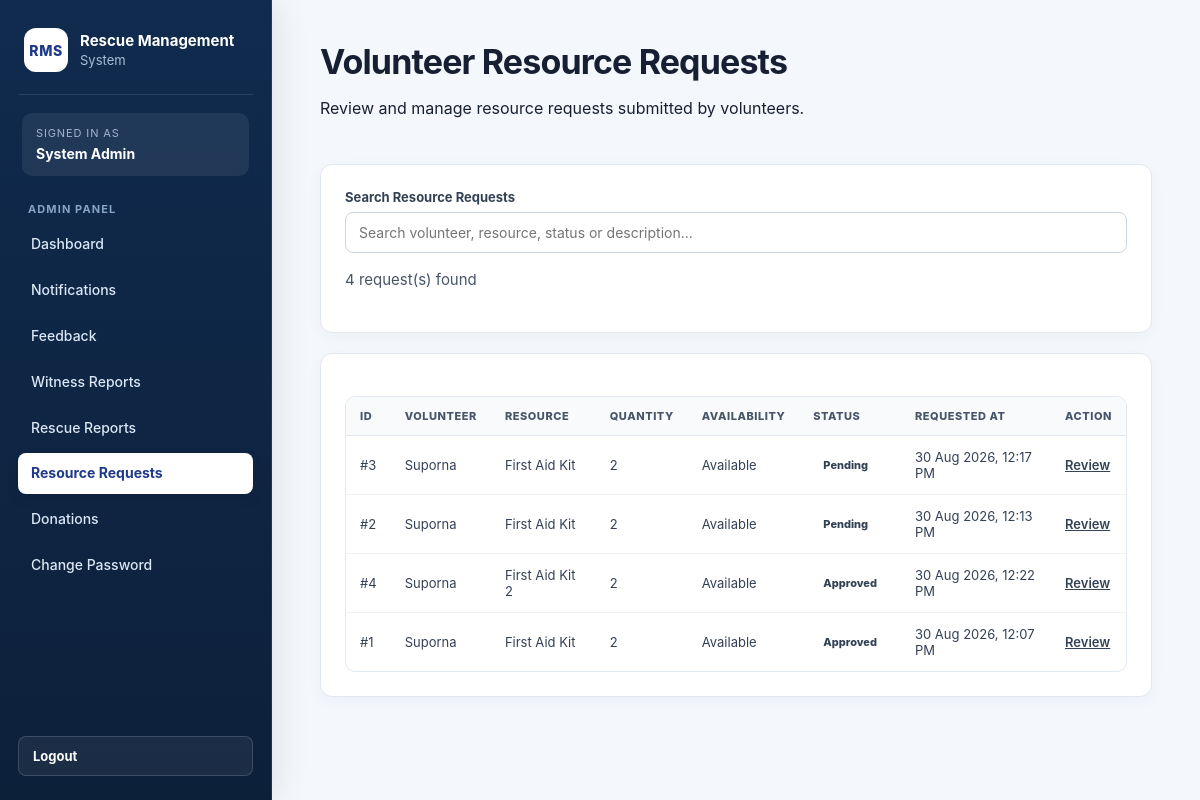
The page /index.php?page=admin-resource-requests (signed in) on the database as committed earlier.
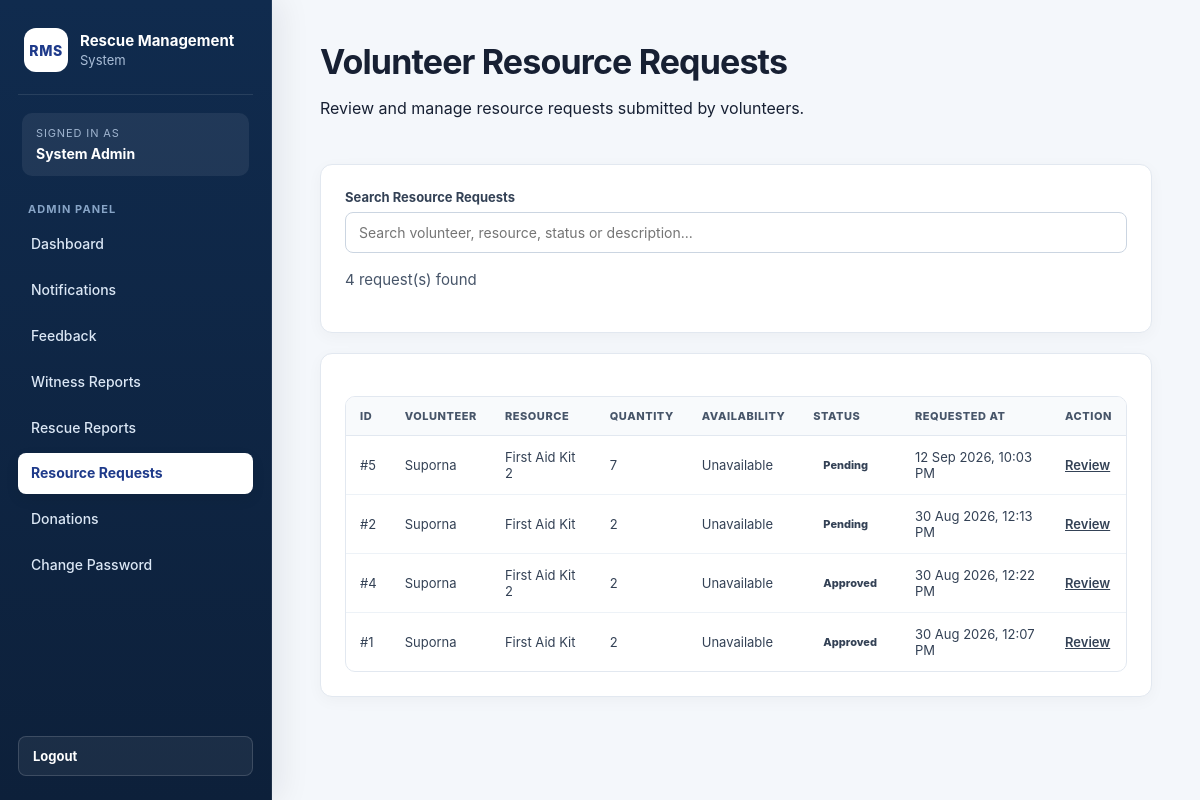
The same page on the database as committed later.
### tables this page shows
CREATE TABLE `resource_requests` (
  `id` int(11) NOT NULL,
  `volunteer_id` int(11) NOT NULL,
  `resource_type` varchar(100) NOT NULL,
  `quantity` int(11) NOT NULL,
  `description` text DEFAULT NULL,
  `status` enum('pending','approved','rejected','completed') DEFAULT 'pending',
  `created_at` timestamp NOT NULL DEFAULT current_timestamp(),
  `updated_at` timestamp NOT NULL DEFAULT current_timestamp() ON UPDATE current_timestamp()
);

CREATE TABLE `users` (
  `id` int(11) NOT NULL,
  `name` varchar(100) NOT NULL,
  `username` varchar(50) NOT NULL,
  `email` varchar(150) NOT NULL,
  `phone` varchar(20) DEFAULT NULL,
  `password` varchar(255) NOT NULL,
  `role` enum('admin','volunteer','witness','help_seeker') NOT NULL,
  `created_at` timestamp NOT NULL DEFAULT current_timestamp(),
  `updated_at` timestamp NOT NULL DEFAULT current_timestamp() ON UPDATE current_timestamp()
);

### controllers/ResourceRequestController.php (called while the page is built, shortened)
<?php
require_once "models/ResourceRequestModel.php";
function showAdminResourceRequests($conn)
{
    $requests =
        getAllResourceRequestsForAdmin(
            $conn
        );
    require_once
        "views/admin/resource_requests/index.php";
}

### models/ResourceRequestModel.php (called while the page is built, shortened)
<?php
function getAllResourceRequestsForAdmin(
    $conn
) {
    $sql = "
        SELECT
            rr.id,
            rr.volunteer_id,
            rr.resource_type,
            rr.quantity,
            rr.description,
            rr.status,
            rr.created_at,
            rr.updated_at,
            u.name AS volunteer_name,
            u.email AS volunteer_email,
            u.phone AS volunteer_phone,
            COALESCE(
                vp.availability_status,
                'unavailable'
            ) AS availability_status,
            COALESCE(
                vp.availability_status,
                'unavailable'
            ) AS volunteer_availability,
            vp.address AS volunteer_address,
            vp.blood_group AS volunteer_blood_group,
            vp.experience AS volunteer_experience,
            vp.skills AS volunteer_skills,
            vp.emergency_contact
                AS volunteer_emergency_contact
        FROM resource_requests AS rr
        INNER JOIN users AS u
            ON rr.volunteer_id = u.id
        LEFT JOIN volunteer_profiles AS vp
            ON u.id = vp.user_id
        WHERE u.role = 'volunteer'
        ORDER BY
            CASE rr.status
                WHEN 'pending' THEN 1
                WHEN 'approved' THEN 2
                WHEN 'rejected' THEN 3
                WHEN 'completed' THEN 4
                ELSE 5
            END,
            rr.created_at DESC,
            rr.id DESC
    ";
    $stmt =
        mysqli_prepare(
            $conn,
            $sql
        );
    if (!mysqli_stmt_execute($stmt)) {
        mysqli_stmt_close($stmt);
        return [];
    }
    $result =
        mysqli_stmt_get_result($stmt);
    $requests = [];
    while (
        $row =
        mysqli_fetch_assoc($result)
    ) {
        $requests[] = $row;
    }
    return $requests;
}

### views/admin/resource_requests/index.php (the view)
<?php
require_once "views/partials/header.php";
require_once "views/partials/sidebar.php";
?>
<div class="content">
    <div class="page-header">
        <div>
            <h1>Volunteer Resource Requests</h1>
            <p>
                Review and manage resource requests
                submitted by volunteers.
            </p>
        </div>
    </div>
    <div class="card">
        <div class="form-group">
            <label for="resourceRequestSearch">
                Search Resource Requests
            </label>
            <input
                type="text"
                id="resourceRequestSearch"
                placeholder="Search volunteer, resource, status or description..."
                autocomplete="off"
            >
        </div>
        <p id="resourceSearchMessage">
            <?= count($requests); ?>
            request(s) found
        </p>
    </div>
    <div class="card">
        <div class="table-responsive">
            <table class="data-table">
                <thead>
                    <tr>
                        <th>ID</th>
                        <th>Volunteer</th>
                        <th>Resource</th>
                        <th>Quantity</th>
                        <th>Availability</th>
                        <th>Status</th>
                        <th>Requested At</th>
                        <th>Action</th>
                    </tr>
                </thead>
                <tbody id="resourceRequestTableBody">
                    <?php if (empty($requests)): ?>
                        <tr>
                            <td colspan="8">
                                No resource requests found.
                            </td>
                        </tr>
                    <?php else: ?>
                        <?php foreach ($requests as $request): ?>
                            <tr>
                                <td>
                                    #<?= (int)$request['id']; ?>
                                </td>
                                <td>
                                    <?= htmlspecialchars(
                                        $request['volunteer_name']
                                        ?? 'N/A'
                                    ); ?>
                                </td>
                                <td>
                                    <?= htmlspecialchars(
                                        ucfirst(
                                            str_replace(
                                                '_',
                                                ' ',
                                                $request['resource_type']
                                                ?? 'N/A'
                                            )
                                        )
                                    ); ?>
                                </td>
                                <td>
                                    <?= (int)(
                                        $request['quantity']
                                        ?? 0
                                    ); ?>
                                </td>
                                <td>
                                    <?= htmlspecialchars(
                                        ucfirst(
                                            str_replace(
                                                '_',
                                                ' ',
                                                $request['availability_status']
                                                ?? 'N/A'
                                            )
                                        )
                                    ); ?>
                                </td>
                                <td>
                                    <span class="status-badge">
                                        <?= htmlspecialchars(
                                            ucfirst(
                                                $request['status']
                                                ?? 'pending'
                                            )
                                        ); ?>
                                    </span>
                                </td>
                                <td>
                                    <?php
                                    $createdAt =
                                        $request['created_at']
                                        ?? '';
                                    echo $createdAt
                                        ? htmlspecialchars(
                                            date(
                                                'd M Y, h:i A',
                                                strtotime($createdAt)
                                            )
                                        )
                                        : 'N/A';
                                    ?>
                                </td>
                                <td>
                                    <a
                                        class="btn btn-primary"
                                        href="index.php?page=admin-resource-request-view&id=<?= (int)$request['id']; ?>"
                                    >
                                        Review
                                    </a>
                                </td>
                            </tr>
                        <?php endforeach; ?>
                    <?php endif; ?>
                </tbody>
            </table>
        </div>
    </div>
</div>
<?php
require_once "views/partials/footer.php";
?>

### index.php (shortened to what this page needs)
<?php
require_once "config/database.php";
$page = $_GET['page'] ?? 'login';
if ($page === 'login') {
    $error = '';
    if ($_SERVER['REQUEST_METHOD'] === 'POST') {
        requireValidCsrfToken();
        require_once "controllers/AuthController.php";
        $error =
            loginUser();
    }
    require_once "views/auth/login.php";
} elseif ($page === 'admin-dashboard') {
    requireAdmin();
    require_once "controllers/AdminController.php";
    showAdminDashboard($conn);
} elseif ($page === 'notifications') {
    requireAdmin();
    require_once "models/NotificationModel.php";
    $notifications = getAllNotifications($conn);
    require_once "views/admin/notifications/index.php";
} elseif ($page === 'notification-search') {
    requireAdmin();
    require_once "models/NotificationModel.php";
    require_once "controllers/NotificationController.php";
    handleNotificationSearch($conn);
} elseif ($page === 'admin-witness-reports') {
    requireAdmin();
    require_once "controllers/AdminController.php";
    showAdminWitnessReports($conn);
} elseif ($page === 'admin-resource-requests') {
    require_once "controllers/ResourceRequestController.php";
    showAdminResourceRequests($conn);
} elseif ($page === 'admin-resource-request-search') {
    requireAdmin();
    require_once "controllers/ResourceRequestController.php";
    handleAdminResourceRequestSearch($conn);
} elseif ($page === 'volunteer-activities') {
    requireVolunteer();
    require_once "views/volunteer/activities.php";
} elseif ($page === 'volunteer-emergency-requests') {
    requireVolunteer();
    require_once "views/volunteer/emergency_requests.php";
} elseif ($page === 'helpseeker-request-search') {
    requireHelpSeeker();
    require_once "controllers/HelpSeekerController.php";
    handleHelpSeekerRequestSearch($conn);
} elseif ($page === 'witness-report-search') {
    requireWitness();
    require_once "controllers/WitnessController.php";
    handleWitnessReportSearch($conn);
} else {
    http_response_code(404);
    echo "Page not found.";
}
?>

### views/partials/header.php (shortened to what this page needs)
<!DOCTYPE html>
<html lang="en">
<head>
    <link
        rel="stylesheet"
        href="assets/css/style.css?v=15"
    >
</head>
<body>

### views/partials/sidebar.php (shortened to what this page needs)
<?php
$role =
    $_SESSION['user']['role']
    ?? '';
$currentPage =
    $_GET['page']
    ?? '';
$userName =
    $_SESSION['user']['name']
    ?? 'User';
$isActive =
    function ($pages) use ($currentPage) {
        if (!is_array($pages)) {
            $pages = [$pages];
        }
        return in_array(
            $currentPage,
            $pages,
            true
        )
            ? 'active'
            : '';
    };
?>
<aside class="sidebar">
    <div class="sidebar-brand">
        <div class="sidebar-logo">
            RMS
        </div>
        <div>
            <strong>
                Rescue Management
            </strong>
            <span>
                System
            </span>
        </div>
    </div>
    <div class="sidebar-user">
        <span class="sidebar-user-label">
            Signed in as
        </span>
        <strong>
            <?=
                htmlspecialchars(
                    $userName,
                    ENT_QUOTES,
                    'UTF-8'
                );
            ?>
        </strong>
    </div>
    <?php if ($role === 'admin'): ?>
        <div class="sidebar-section-title">
            Admin Panel
        </div>
        <nav class="sidebar-nav">
            <a
                class="<?= $isActive('admin-dashboard'); ?>"
                href="index.php?page=admin-dashboard"
            >
                Dashboard
            </a>
            <a
                class="<?= $isActive(['notifications', 'notification-create', 'notification-edit']); ?>"
                href="index.php?page=notifications"
            >
                Notifications
            </a>
            <a
                class="<?= $isActive('feedback'); ?>"
                href="index.php?page=feedback"
            >
                Feedback
            </a>
            <a
                class="<?= $isActive(['admin-witness-reports', 'admin-witness-report-view']); ?>"
                href="index.php?page=admin-witness-reports"
            >
                Witness Reports
            </a>
            <a
                class="<?= $isActive(['rescue-reports', 'rescue-report-view', 'rescue-report-create', 'rescue-report-edit']); ?>"
                href="index.php?page=rescue-reports"
            >
                Rescue Reports
            </a>
            <a
                class="<?= $isActive(['admin-resource-requests', 'admin-resource-request-view']); ?>"
                href="index.php?page=admin-resource-requests"
            >
                Resource Requests
            </a>
            <a
                class="<?= $isActive(['admin-donations', 'admin-donation-view']); ?>"
                href="index.php?page=admin-donations"
            >
                Donations
            </a>
            <a
                class="<?= $isActive('change-password'); ?>"
                href="index.php?page=change-password"
            >
                Change Password
            </a>
        </nav>
    <?php endif; ?>
    <div class="sidebar-footer">
        <form
            method="POST"
            action="index.php?page=logout"
        >
            <button
                type="submit"
                class="sidebar-logout"
            >
                Logout
            </button>
        </form>
    </div>
</aside>

### views/partials/footer.php (shortened to what this page needs)
</body>
</html>

Rows that differ between the two databases and show on the page:
removed resource_requests: id "3", users.name "Suporna", resource_type "First Aid Kit", quantity "2", availability_status "Available", status "Pending", created_at "30 Aug 2026, 12:17 PM"
added resource_requests: id "5", users.name "Suporna", resource_type "First Aid Kit 2", quantity "7", availability_status "Unavailable", status "Pending", created_at "12 Sep 2026, 10:03 PM"
computed for resource_requests "30 Aug 2026, 12:13 PM": availability_status "Available" → "Unavailable"
computed for resource_requests "30 Aug 2026, 12:22 PM": availability_status "Available" → "Unavailable"
computed for resource_requests "30 Aug 2026, 12:07 PM": availability_status "Available" → "Unavailable"
